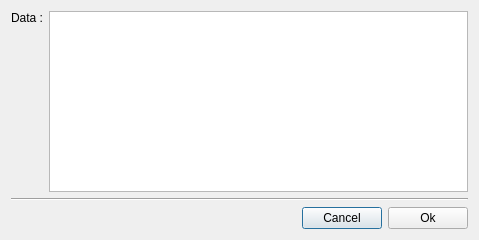
<?xml version="1.0" encoding="UTF-8"?>
<ui version="4.0">
 <class>BinaryInserter</class>
 <widget class="QDialog" name="BinaryInserter">
  <property name="geometry">
   <rect>
    <x>0</x>
    <y>0</y>
    <width>479</width>
    <height>240</height>
   </rect>
  </property>
  <property name="windowTitle">
   <string>Dialog</string>
  </property>
  <layout class="QVBoxLayout" name="verticalLayout_2">
   <item>
    <layout class="QHBoxLayout" name="horizontalLayout">
     <item>
      <layout class="QVBoxLayout" name="verticalLayout">
       <item>
        <widget class="QLabel" name="label">
         <property name="text">
          <string>Data :</string>
         </property>
        </widget>
       </item>
       <item>
        <spacer name="verticalSpacer">
         <property name="orientation">
          <enum>Qt::Vertical</enum>
         </property>
         <property name="sizeHint" stdset="0">
          <size>
           <width>20</width>
           <height>40</height>
          </size>
         </property>
        </spacer>
       </item>
      </layout>
     </item>
     <item>
      <widget class="QPlainTextEdit" name="plainData"/>
     </item>
    </layout>
   </item>
   <item>
    <widget class="Line" name="line">
     <property name="orientation">
      <enum>Qt::Horizontal</enum>
     </property>
    </widget>
   </item>
   <item>
    <layout class="QHBoxLayout" name="horizontalLayout_2">
     <item>
      <spacer name="horizontalSpacer">
       <property name="orientation">
        <enum>Qt::Horizontal</enum>
       </property>
       <property name="sizeHint" stdset="0">
        <size>
         <width>40</width>
         <height>20</height>
        </size>
       </property>
      </spacer>
     </item>
     <item>
      <widget class="QPushButton" name="btnCancel">
       <property name="text">
        <string>Cancel</string>
       </property>
      </widget>
     </item>
     <item>
      <widget class="QPushButton" name="btnOk">
       <property name="text">
        <string>Ok</string>
       </property>
      </widget>
     </item>
    </layout>
   </item>
  </layout>
 </widget>
 <resources/>
 <connections/>
</ui>
